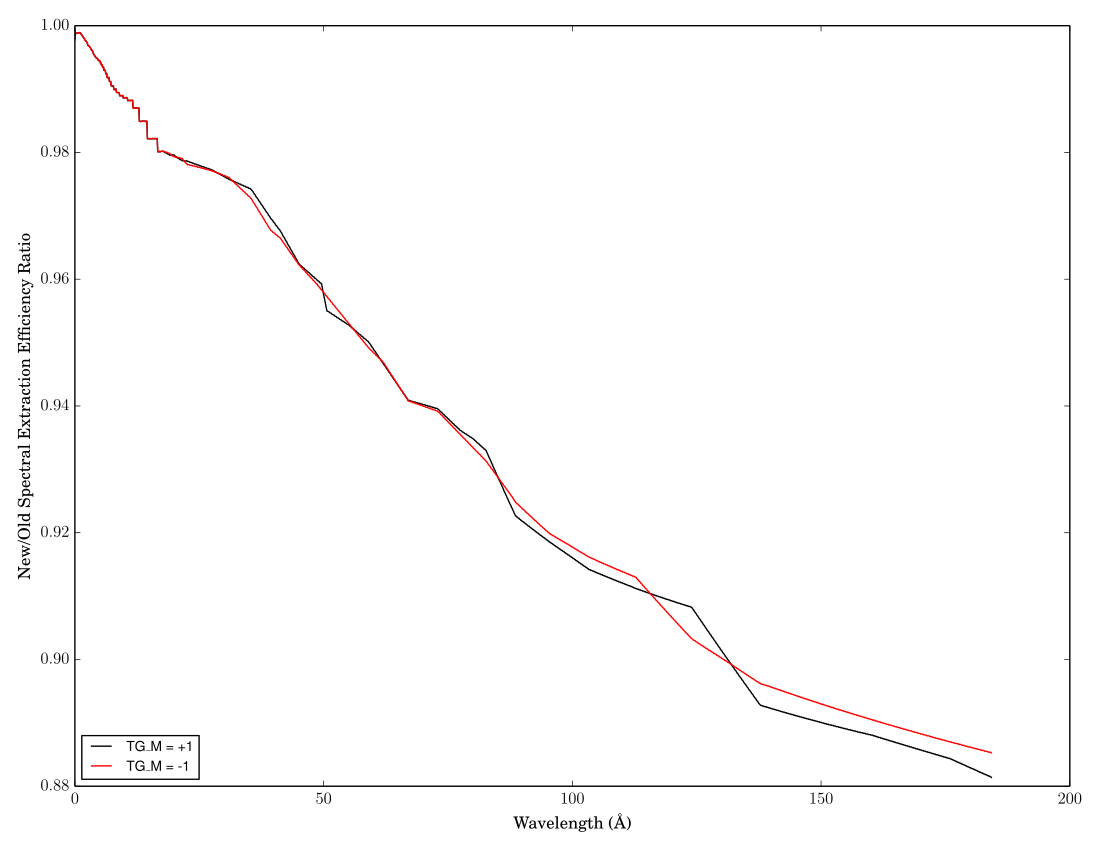

The Python source for this figure:
import astropy.io.fits
import numpy as np
import argparse

import matplotlib.pyplot as plt
from matplotlib.backends.backend_pdf import PdfPages
from  matplotlib import rc
rc('text', usetex=True)

def eefrac_interpol(w, widths, eefracs):
    i0 = np.where(widths-w < 0)[0][-1]
    i1 = i0 + 1

    frac = (w-widths[i0]) / (widths[i1]-widths[i0])

    return eefracs[i0] + frac * (eefracs[i1]-eefracs[i0])

def get_eefracs(lsfparm, width):
    hdulist = astropy.io.fits.open(lsfparm)
    data = hdulist[1].data

    ee_fracs = data.field('ee_fracs')[0]
    widths = data.field('widths')[0]
    lambdas = data.field('lambdas')[0]

    return data.field('lambdas')[0], eefrac_interpol(width, data.field('widths')[0], data.field('ee_fracs')[0])

def main():

    parser = argparse.ArgumentParser(description='Write ratio of new/old HRC-I/LETG extraction efficiencies.')

    parser.add_argument('--old', default='/data/legs/rpete/flight/extraction_efficiency/hrcs_leg_lsfparm_N0004/hrcsleg1D1999-07-22lsfparmN0003.fits', help='"Old" lsfparm file.')
    parser.add_argument('--new', default='/data/legs/rpete/flight/extraction_efficiency/hrcs_leg_lsfparm_N0004/hrcsleg1D1999-07-22lsfparmN0004.fits', help='"Old" lsfparm file.')
    parser.add_argument('--width', default=0.004, help='Extraction width. Default is 0.004 degrees.')
    parser.add_argument('--pdf', help='Write plot to the given filename.')
    parser.add_argument('--outfile', default='new_old_ratio.txt', help='Output text file name.')

    args = parser.parse_args()

    lambdas, old_pos = get_eefracs(args.old, args.width)
    jnk, new_pos = get_eefracs(args.new, args.width)

    ratio_pos = new_pos/old_pos

    args.old = args.old.replace('leg1D', 'leg-1D')
    args.new = args.new.replace('leg1D', 'leg-1D')

    jnk, old_neg = get_eefracs(args.old, args.width)
    jnk, new_neg = get_eefracs(args.new, args.width)

    ratio_neg = new_neg/old_neg

    if args.pdf:
        pdf = PdfPages(args.pdf)
        fig = plt.figure(figsize=(11, 8.5))

    plt.plot(lambdas, ratio_pos, '-k', label='TG\_M = +1')
    plt.plot(lambdas, ratio_neg, '-r', label='TG\_M = -1')
    plt.legend(loc='lower left', fontsize=10)

    np.savetxt(args.outfile,
               np.transpose([lambdas, ratio_neg, ratio_pos]),
               fmt=['%4g', '%4g', '%4g'],
               header='Ang\t-new/-old\t+new/+old\nN\tN\tN',
               delimiter='\t')


#    plt.xlim(0, 80)
#    plt.ylim(0.8, 0.95)
    plt.ylabel(r'$\textrm{New/Old Spectral Extraction Efficiency Ratio}$')
    plt.xlabel(r'$\textrm{Wavelength (\AA)}$')

    plt.tight_layout()

    if args.pdf:
        pdf.savefig(fig)
        pdf.close()

    plt.show()


    plt.close()
    

if __name__ == '__main__':
    main()
